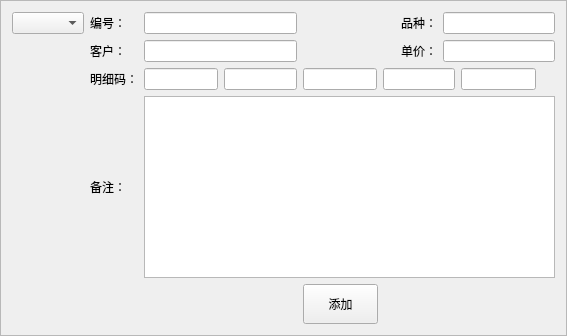
<?xml version="1.0" encoding="UTF-8"?>
<ui version="4.0">
 <class>NewDlg</class>
 <widget class="QFrame" name="NewDlg">
  <property name="windowModality">
   <enum>Qt::ApplicationModal</enum>
  </property>
  <property name="geometry">
   <rect>
    <x>0</x>
    <y>0</y>
    <width>567</width>
    <height>336</height>
   </rect>
  </property>
  <property name="sizePolicy">
   <sizepolicy hsizetype="Fixed" vsizetype="Fixed">
    <horstretch>0</horstretch>
    <verstretch>0</verstretch>
   </sizepolicy>
  </property>
  <property name="windowTitle">
   <string>新建表单项</string>
  </property>
  <property name="frameShape">
   <enum>QFrame::StyledPanel</enum>
  </property>
  <property name="frameShadow">
   <enum>QFrame::Raised</enum>
  </property>
  <layout class="QGridLayout" name="gridLayout">
   <item row="0" column="7" colspan="4">
    <widget class="QLineEdit" name="editVariety"/>
   </item>
   <item row="1" column="7" colspan="4">
    <widget class="QLineEdit" name="editPrice"/>
   </item>
   <item row="1" column="1">
    <widget class="QLabel" name="label_6">
     <property name="autoFillBackground">
      <bool>true</bool>
     </property>
     <property name="text">
      <string>客户：</string>
     </property>
    </widget>
   </item>
   <item row="2" column="2">
    <widget class="QLineEdit" name="editCode1">
     <property name="sizePolicy">
      <sizepolicy hsizetype="Preferred" vsizetype="Fixed">
       <horstretch>0</horstretch>
       <verstretch>0</verstretch>
      </sizepolicy>
     </property>
     <property name="maximumSize">
      <size>
       <width>75</width>
       <height>16777215</height>
      </size>
     </property>
    </widget>
   </item>
   <item row="0" column="6">
    <widget class="QLabel" name="label_2">
     <property name="autoFillBackground">
      <bool>true</bool>
     </property>
     <property name="text">
      <string>品种：</string>
     </property>
    </widget>
   </item>
   <item row="2" column="3">
    <widget class="QLineEdit" name="editCode2">
     <property name="maximumSize">
      <size>
       <width>75</width>
       <height>16777215</height>
      </size>
     </property>
    </widget>
   </item>
   <item row="1" column="2" colspan="2">
    <widget class="QLineEdit" name="editCustomer"/>
   </item>
   <item row="1" column="6">
    <widget class="QLabel" name="label_4">
     <property name="autoFillBackground">
      <bool>true</bool>
     </property>
     <property name="text">
      <string>单价：</string>
     </property>
    </widget>
   </item>
   <item row="3" column="2" colspan="9">
    <widget class="QTextEdit" name="editComment"/>
   </item>
   <item row="2" column="5" colspan="3">
    <widget class="QLineEdit" name="editCode4">
     <property name="maximumSize">
      <size>
       <width>75</width>
       <height>16777215</height>
      </size>
     </property>
    </widget>
   </item>
   <item row="3" column="1">
    <widget class="QLabel" name="label_7">
     <property name="autoFillBackground">
      <bool>true</bool>
     </property>
     <property name="text">
      <string>备注：</string>
     </property>
    </widget>
   </item>
   <item row="2" column="4">
    <widget class="QLineEdit" name="editCode3">
     <property name="maximumSize">
      <size>
       <width>75</width>
       <height>16777215</height>
      </size>
     </property>
    </widget>
   </item>
   <item row="0" column="2" colspan="2">
    <widget class="QLineEdit" name="editNo"/>
   </item>
   <item row="2" column="1">
    <widget class="QLabel" name="label_3">
     <property name="maximumSize">
      <size>
       <width>50</width>
       <height>16777215</height>
      </size>
     </property>
     <property name="autoFillBackground">
      <bool>true</bool>
     </property>
     <property name="text">
      <string>明细码：</string>
     </property>
    </widget>
   </item>
   <item row="4" column="4" colspan="2">
    <widget class="QToolButton" name="btnSure">
     <property name="minimumSize">
      <size>
       <width>75</width>
       <height>40</height>
      </size>
     </property>
     <property name="text">
      <string>添加</string>
     </property>
    </widget>
   </item>
   <item row="0" column="1">
    <widget class="QLabel" name="label">
     <property name="autoFillBackground">
      <bool>true</bool>
     </property>
     <property name="text">
      <string>编号：</string>
     </property>
    </widget>
   </item>
   <item row="2" column="8">
    <widget class="QLineEdit" name="editCode5">
     <property name="minimumSize">
      <size>
       <width>75</width>
       <height>0</height>
      </size>
     </property>
     <property name="maximumSize">
      <size>
       <width>75</width>
       <height>16777215</height>
      </size>
     </property>
    </widget>
   </item>
   <item row="0" column="0">
    <widget class="QComboBox" name="comboNo"/>
   </item>
  </layout>
 </widget>
 <resources/>
 <connections/>
</ui>
